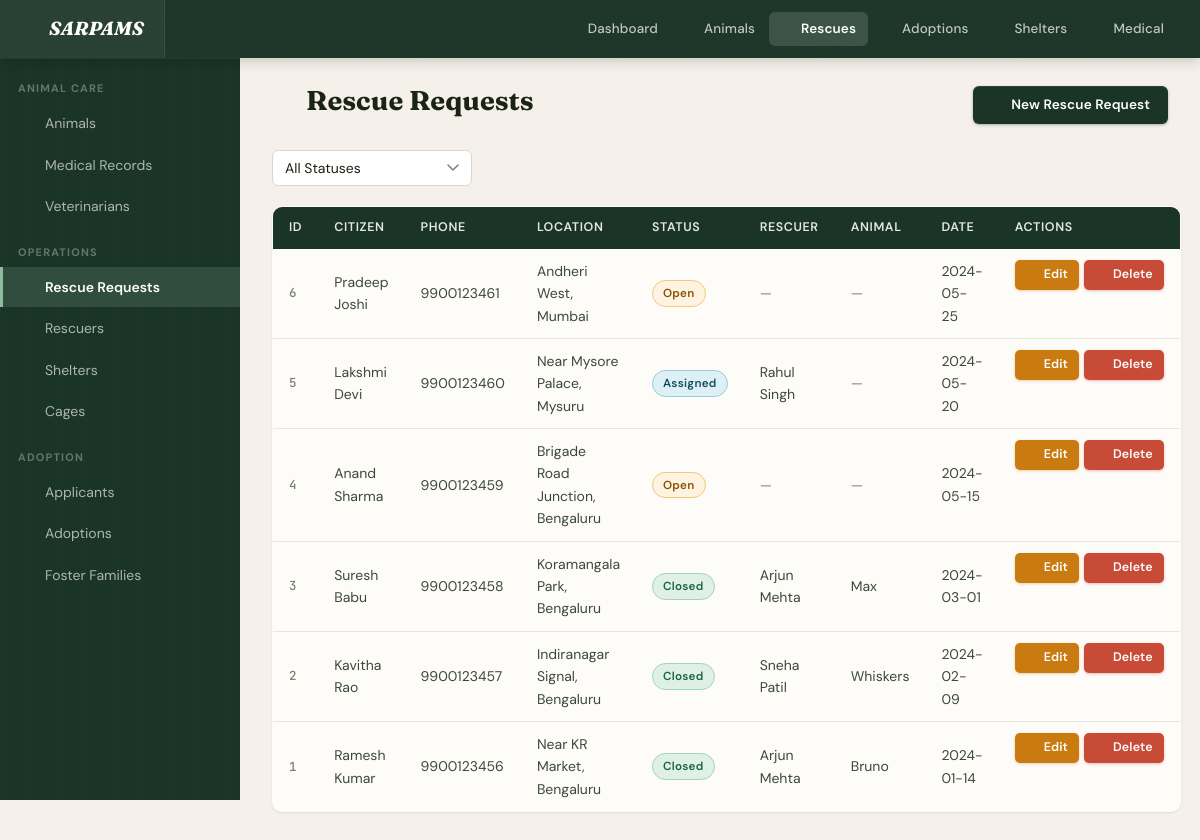
Page /rescue_requests/index.php on the committed database.
### tables this page shows
CREATE TABLE IF NOT EXISTS RESCUE_REQUEST (
    request_id        INT AUTO_INCREMENT PRIMARY KEY,
    report_date       DATE NOT NULL,
    report_time       TIME NOT NULL,
    location_address  VARCHAR(200) NOT NULL,
    latitude          DECIMAL(9,6),
    longitude         DECIMAL(9,6),
    status            ENUM('Open','Assigned','Closed') NOT NULL DEFAULT 'Open',
    citizen_name      VARCHAR(100) NOT NULL,
    citizen_phone     VARCHAR(15) NOT NULL,
    rescuer_id        INT,
    animal_id         INT,
    created_at        TIMESTAMP DEFAULT CURRENT_TIMESTAMP,
    FOREIGN KEY (rescuer_id) REFERENCES RESCUER(rescuer_id) ON DELETE SET NULL,
    FOREIGN KEY (animal_id)  REFERENCES ANIMAL(animal_id)  ON DELETE SET NULL
);

CREATE TABLE IF NOT EXISTS RESCUER (
    rescuer_id          INT AUTO_INCREMENT PRIMARY KEY,
    first_name          VARCHAR(50) NOT NULL,
    last_name           VARCHAR(50) NOT NULL,
    phone               VARCHAR(15) NOT NULL UNIQUE,
    email               VARCHAR(100) UNIQUE,
    zone_area           VARCHAR(60) NOT NULL,
    certification_level ENUM('Basic','Intermediate','Advanced') NOT NULL,
    is_available        BOOLEAN DEFAULT TRUE,
    join_date           DATE NOT NULL,
    created_at          TIMESTAMP DEFAULT CURRENT_TIMESTAMP
);

CREATE TABLE IF NOT EXISTS ANIMAL (
    animal_id     INT AUTO_INCREMENT PRIMARY KEY,
    name          VARCHAR(60) NOT NULL,
    species       VARCHAR(40) NOT NULL,
    breed         VARCHAR(60),
    age_years     DECIMAL(4,1),
    sex           CHAR(1) CHECK (sex IN ('M','F','U')),
    colour        VARCHAR(60) NOT NULL,
    weight_kg     DECIMAL(5,2),
    microchip_no  VARCHAR(25) UNIQUE,
    intake_date   DATE NOT NULL,
    health_status VARCHAR(20) DEFAULT 'Unknown',
    is_vaccinated BOOLEAN DEFAULT FALSE,
    is_neutered   BOOLEAN DEFAULT FALSE,
    cage_id       INT,
    created_at    TIMESTAMP DEFAULT CURRENT_TIMESTAMP,
    FOREIGN KEY (cage_id) REFERENCES CAGE(cage_id) ON DELETE SET NULL
);

### config/db.php (called while the page is built, shortened)
<?php
function getDB() {
    static $conn = null;
    if ($conn === null) {
        $conn = new mysqli(DB_HOST, DB_USER, DB_PASS, DB_NAME);
        $conn->set_charset('utf8mb4');
    }
    return $conn;
}
function query($sql) {
    $result = getDB()->query($sql);
    return $result;
}
function fetchAll($sql) {
    $result = query($sql);
    $rows = [];
    while ($row = $result->fetch_assoc()) $rows[] = $row;
    return $rows;
}

### rescue_requests/index.php (the view, shortened to what this page needs)
<?php
require_once __DIR__ . '/../config/db.php';
require_once __DIR__ . '/../includes/header.php';
$status = isset($_GET['status']) ? trim($_GET['status']) : '';
$where = '';
$requests = fetchAll("
    SELECT rr.*,
           r.first_name AS rescuer_first, r.last_name AS rescuer_last,
           a.name AS animal_name
    FROM RESCUE_REQUEST rr
    LEFT JOIN RESCUER r ON rr.rescuer_id = r.rescuer_id
    LEFT JOIN ANIMAL a ON rr.animal_id = a.animal_id
    $where
    ORDER BY rr.request_id DESC
");
?>
<div class="page-header">
    <h1 class="page-title"><i data-lucide="siren"></i> Rescue Requests</h1>
    <a href="/sarpams/rescue_requests/create.php" class="btn btn-primary"><i data-lucide="plus"></i> New Rescue Request</a>
</div>
<div class="search-bar">
    <form method="get" action="">
        <select name="status" onchange="this.form.submit()">
            <option value="">All Statuses</option>
        </select>
    </form>
</div>
<?php if (empty($requests)): ?>
<div class="empty-state"><p>No rescue requests found<?= $status !== '' ? ' with status "' . htmlspecialchars($status) . '"' : '' ?>.</p></div>
<?php else: ?>
<table class="table">
    <thead>
        <tr>
            <th>ID</th>
            <th>Citizen</th>
            <th>Phone</th>
            <th>Location</th>
            <th>Status</th>
            <th>Rescuer</th>
            <th>Animal</th>
            <th>Date</th>
            <th class="table-actions">Actions</th>
        </tr>
    </thead>
    <tbody>
    <?php foreach ($requests as $rr): ?>
        <tr>
            <td><?= $rr['request_id'] ?></td>
            <td><?= htmlspecialchars($rr['citizen_name']) ?></td>
            <td><?= htmlspecialchars($rr['citizen_phone']) ?></td>
            <td title="<?= htmlspecialchars($rr['location_address']) ?>">
                <?= htmlspecialchars(mb_strimwidth($rr['location_address'], 0, 50, '…')) ?>
            </td>
            <td>
                <?php $stMap = ['open'=>'open','assigned'=>'assigned','closed'=>'closed']; ?>
                <span class="badge badge-<?= $stMap[strtolower($rr['status'])] ?? 'open' ?>"><?= htmlspecialchars($rr['status']) ?></span>
            </td>
            <td><?= $rr['rescuer_first'] ? htmlspecialchars($rr['rescuer_first'] . ' ' . $rr['rescuer_last']) : '<span style="color:var(--muted)">—</span>' ?></td>
            <td><?= $rr['animal_name'] ? htmlspecialchars($rr['animal_name']) : '<span style="color:var(--muted)">—</span>' ?></td>
            <td><?= htmlspecialchars($rr['report_date'] ?? '—') ?></td>
            <td class="table-actions">
                <a href="/sarpams/rescue_requests/edit.php?id=<?= $rr['request_id'] ?>" class="btn btn-sm btn-warning"><i data-lucide="pencil"></i> Edit</a>
                <a href="/sarpams/rescue_requests/delete.php?id=<?= $rr['request_id'] ?>" class="btn btn-sm btn-danger"><i data-lucide="trash-2"></i> Delete</a>
            </td>
        </tr>
    <?php endforeach; ?>
    </tbody>
</table>
<?php endif; ?>

### rows in the picture
rescue_request: request_id "6", citizen_name "Pradeep Joshi", citizen_phone "9900123461", location_address "Andheri West, Mumbai", status "Open", report_date "2024-05-25"
rescue_request: request_id "5", citizen_name "Lakshmi Devi", citizen_phone "9900123460", location_address "Near Mysore Palace, Mysuru", status "Assigned", rescuer.last_name "Rahul Singh", report_date "2024-05-20"
rescue_request: request_id "4", citizen_name "Anand Sharma", citizen_phone "9900123459", location_address "Brigade Road Junction, Bengaluru", status "Open", report_date "2024-05-15"
rescue_request: request_id "3", citizen_name "Suresh Babu", citizen_phone "9900123458", location_address "Koramangala Park, Bengaluru", status "Closed", rescuer.last_name "Arjun Mehta", animal.name "Max", report_date "2024-03-01"
rescue_request: request_id "2", citizen_name "Kavitha Rao", citizen_phone "9900123457", location_address "Indiranagar Signal, Bengaluru", status "Closed", rescuer.last_name "Sneha Patil", animal.name "Whiskers", report_date "2024-02-09"
rescue_request: request_id "1", citizen_name "Ramesh Kumar", citizen_phone "9900123456", location_address "Near KR Market, Bengaluru", status "Closed", rescuer.last_name "Arjun Mehta", animal.name "Bruno", report_date "2024-01-14"
